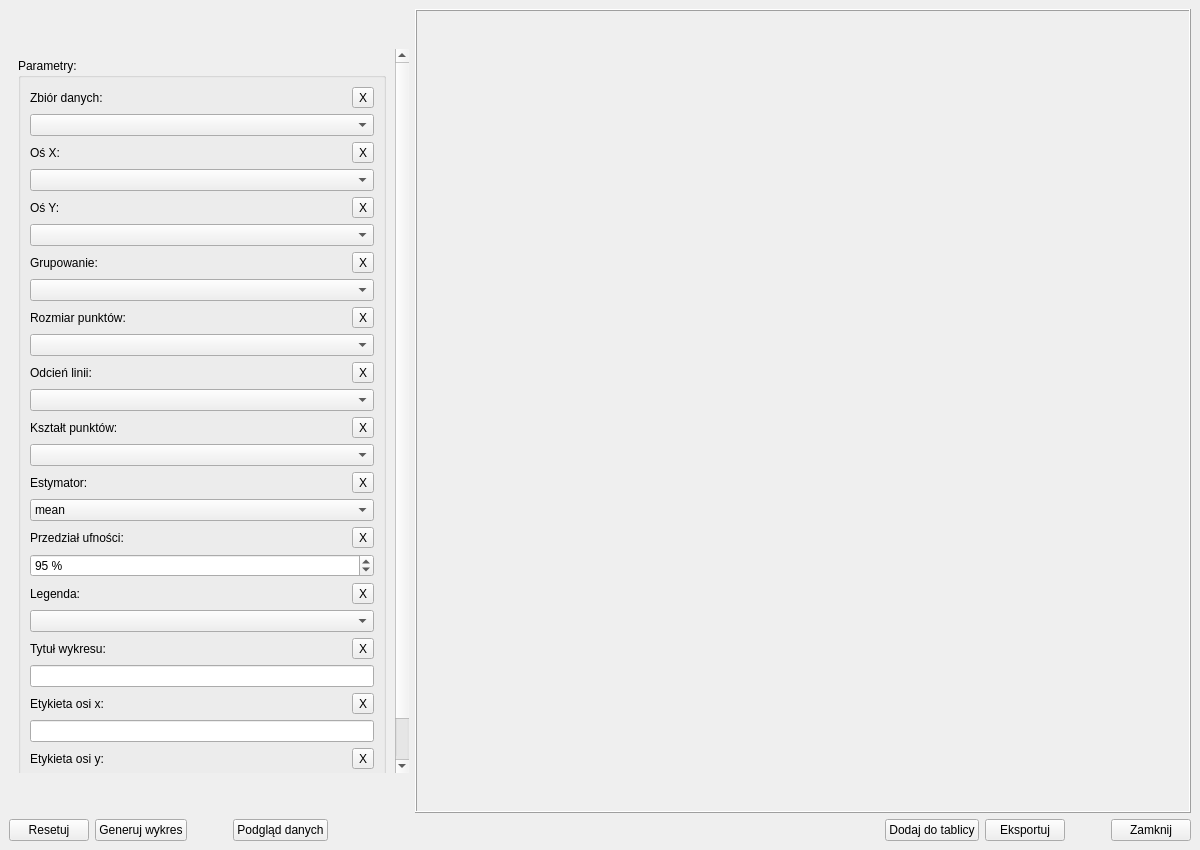
<?xml version="1.0" encoding="UTF-8"?>
<ui version="4.0">
 <class>MainWindow_Line_Plot</class>
 <widget class="QMainWindow" name="MainWindow_Line_Plot">
  <property name="windowModality">
   <enum>Qt::WindowModal</enum>
  </property>
  <property name="geometry">
   <rect>
    <x>0</x>
    <y>0</y>
    <width>1200</width>
    <height>850</height>
   </rect>
  </property>
  <property name="minimumSize">
   <size>
    <width>1200</width>
    <height>850</height>
   </size>
  </property>
  <property name="windowTitle">
   <string>Wykres liniowy</string>
  </property>
  <widget class="QWidget" name="centralwidget">
   <layout class="QVBoxLayout" name="verticalLayout_12">
    <item>
     <layout class="QHBoxLayout" name="horizontalLayout_2">
      <item>
       <layout class="QHBoxLayout" name="horizontalLayout">
        <item>
         <layout class="QVBoxLayout" name="verticalLayout_2">
          <item>
           <spacer name="verticalSpacer_2">
            <property name="orientation">
             <enum>Qt::Vertical</enum>
            </property>
            <property name="sizeType">
             <enum>QSizePolicy::Fixed</enum>
            </property>
            <property name="sizeHint" stdset="0">
             <size>
              <width>20</width>
              <height>40</height>
             </size>
            </property>
           </spacer>
          </item>
          <item>
           <widget class="QScrollArea" name="scrollArea">
            <property name="sizePolicy">
             <sizepolicy hsizetype="Fixed" vsizetype="Expanding">
              <horstretch>0</horstretch>
              <verstretch>0</verstretch>
             </sizepolicy>
            </property>
            <property name="minimumSize">
             <size>
              <width>400</width>
              <height>0</height>
             </size>
            </property>
            <property name="frameShape">
             <enum>QFrame::NoFrame</enum>
            </property>
            <property name="widgetResizable">
             <bool>true</bool>
            </property>
            <widget class="QWidget" name="scrollAreaWidgetContents">
             <property name="geometry">
              <rect>
               <x>0</x>
               <y>0</y>
               <width>383</width>
               <height>828</height>
              </rect>
             </property>
             <layout class="QVBoxLayout" name="verticalLayout_18">
              <item>
               <widget class="QGroupBox" name="groupBox">
                <property name="sizePolicy">
                 <sizepolicy hsizetype="Expanding" vsizetype="Fixed">
                  <horstretch>0</horstretch>
                  <verstretch>0</verstretch>
                 </sizepolicy>
                </property>
                <property name="title">
                 <string>Parametry:</string>
                </property>
                <layout class="QVBoxLayout" name="verticalLayout_13">
                 <item>
                  <layout class="QVBoxLayout" name="verticalLayout_3">
                   <item>
                    <layout class="QHBoxLayout" name="horizontalLayout_3">
                     <item>
                      <widget class="QLabel" name="label">
                       <property name="text">
                        <string>Zbiór danych:</string>
                       </property>
                      </widget>
                     </item>
                     <item>
                      <spacer name="horizontalSpacer">
                       <property name="orientation">
                        <enum>Qt::Horizontal</enum>
                       </property>
                       <property name="sizeHint" stdset="0">
                        <size>
                         <width>40</width>
                         <height>20</height>
                        </size>
                       </property>
                      </spacer>
                     </item>
                     <item>
                      <widget class="QToolButton" name="toolButton_Data">
                       <property name="text">
                        <string>X</string>
                       </property>
                      </widget>
                     </item>
                    </layout>
                   </item>
                   <item>
                    <widget class="QComboBox" name="comboBox_Data">
                     <property name="minimumSize">
                      <size>
                       <width>250</width>
                       <height>0</height>
                      </size>
                     </property>
                     <property name="placeholderText">
                      <string>Wybierz zbiór danych...</string>
                     </property>
                    </widget>
                   </item>
                  </layout>
                 </item>
                 <item>
                  <layout class="QVBoxLayout" name="verticalLayout">
                   <item>
                    <layout class="QHBoxLayout" name="horizontalLayout_4">
                     <item>
                      <widget class="QLabel" name="label_2">
                       <property name="text">
                        <string>Oś X:</string>
                       </property>
                      </widget>
                     </item>
                     <item>
                      <spacer name="horizontalSpacer_4">
                       <property name="orientation">
                        <enum>Qt::Horizontal</enum>
                       </property>
                       <property name="sizeHint" stdset="0">
                        <size>
                         <width>40</width>
                         <height>20</height>
                        </size>
                       </property>
                      </spacer>
                     </item>
                     <item>
                      <widget class="QToolButton" name="toolButton_X">
                       <property name="text">
                        <string>X</string>
                       </property>
                      </widget>
                     </item>
                    </layout>
                   </item>
                   <item>
                    <widget class="QComboBox" name="comboBox_X">
                     <property name="minimumSize">
                      <size>
                       <width>250</width>
                       <height>0</height>
                      </size>
                     </property>
                     <property name="placeholderText">
                      <string>Wybierz dane na osi x...</string>
                     </property>
                    </widget>
                   </item>
                  </layout>
                 </item>
                 <item>
                  <layout class="QVBoxLayout" name="verticalLayout_5">
                   <item>
                    <layout class="QHBoxLayout" name="horizontalLayout_5">
                     <item>
                      <widget class="QLabel" name="label_3">
                       <property name="text">
                        <string>Oś Y:</string>
                       </property>
                      </widget>
                     </item>
                     <item>
                      <spacer name="horizontalSpacer_5">
                       <property name="orientation">
                        <enum>Qt::Horizontal</enum>
                       </property>
                       <property name="sizeHint" stdset="0">
                        <size>
                         <width>40</width>
                         <height>20</height>
                        </size>
                       </property>
                      </spacer>
                     </item>
                     <item>
                      <widget class="QToolButton" name="toolButton_Y">
                       <property name="text">
                        <string>X</string>
                       </property>
                      </widget>
                     </item>
                    </layout>
                   </item>
                   <item>
                    <widget class="QComboBox" name="comboBox_Y">
                     <property name="minimumSize">
                      <size>
                       <width>250</width>
                       <height>0</height>
                      </size>
                     </property>
                     <property name="placeholderText">
                      <string>Wybierz dane na osi y...</string>
                     </property>
                    </widget>
                   </item>
                  </layout>
                 </item>
                 <item>
                  <layout class="QVBoxLayout" name="verticalLayout_6">
                   <item>
                    <layout class="QHBoxLayout" name="horizontalLayout_6">
                     <item>
                      <widget class="QLabel" name="label_4">
                       <property name="text">
                        <string>Grupowanie:</string>
                       </property>
                      </widget>
                     </item>
                     <item>
                      <spacer name="horizontalSpacer_6">
                       <property name="orientation">
                        <enum>Qt::Horizontal</enum>
                       </property>
                       <property name="sizeHint" stdset="0">
                        <size>
                         <width>40</width>
                         <height>20</height>
                        </size>
                       </property>
                      </spacer>
                     </item>
                     <item>
                      <widget class="QToolButton" name="toolButton_Hue">
                       <property name="text">
                        <string>X</string>
                       </property>
                      </widget>
                     </item>
                    </layout>
                   </item>
                   <item>
                    <widget class="QComboBox" name="comboBox_Hue">
                     <property name="minimumSize">
                      <size>
                       <width>250</width>
                       <height>0</height>
                      </size>
                     </property>
                     <property name="placeholderText">
                      <string>Wybierz dane według, których grupować...</string>
                     </property>
                    </widget>
                   </item>
                  </layout>
                 </item>
                 <item>
                  <layout class="QVBoxLayout" name="verticalLayout_7">
                   <item>
                    <layout class="QHBoxLayout" name="horizontalLayout_7">
                     <item>
                      <widget class="QLabel" name="label_5">
                       <property name="text">
                        <string>Rozmiar punktów:</string>
                       </property>
                      </widget>
                     </item>
                     <item>
                      <spacer name="horizontalSpacer_7">
                       <property name="orientation">
                        <enum>Qt::Horizontal</enum>
                       </property>
                       <property name="sizeHint" stdset="0">
                        <size>
                         <width>40</width>
                         <height>20</height>
                        </size>
                       </property>
                      </spacer>
                     </item>
                     <item>
                      <widget class="QToolButton" name="toolButton_Size">
                       <property name="text">
                        <string>X</string>
                       </property>
                      </widget>
                     </item>
                    </layout>
                   </item>
                   <item>
                    <widget class="QComboBox" name="comboBox_Size">
                     <property name="minimumSize">
                      <size>
                       <width>250</width>
                       <height>0</height>
                      </size>
                     </property>
                     <property name="placeholderText">
                      <string>Wybierz dane według, których ustalić rozmiar punktów...</string>
                     </property>
                    </widget>
                   </item>
                  </layout>
                 </item>
                 <item>
                  <layout class="QVBoxLayout" name="verticalLayout_15">
                   <item>
                    <layout class="QHBoxLayout" name="horizontalLayout_8">
                     <item>
                      <widget class="QLabel" name="label_6">
                       <property name="text">
                        <string>Odcień linii:</string>
                       </property>
                      </widget>
                     </item>
                     <item>
                      <spacer name="horizontalSpacer_8">
                       <property name="orientation">
                        <enum>Qt::Horizontal</enum>
                       </property>
                       <property name="sizeHint" stdset="0">
                        <size>
                         <width>40</width>
                         <height>20</height>
                        </size>
                       </property>
                      </spacer>
                     </item>
                     <item>
                      <widget class="QToolButton" name="toolButton_Style">
                       <property name="text">
                        <string>X</string>
                       </property>
                      </widget>
                     </item>
                    </layout>
                   </item>
                   <item>
                    <widget class="QComboBox" name="comboBox_Style">
                     <property name="minimumSize">
                      <size>
                       <width>250</width>
                       <height>0</height>
                      </size>
                     </property>
                     <property name="currentIndex">
                      <number>-1</number>
                     </property>
                     <property name="placeholderText">
                      <string>Wybierz odcień linii...</string>
                     </property>
                     <item>
                      <property name="text">
                       <string>deep</string>
                      </property>
                     </item>
                     <item>
                      <property name="text">
                       <string>muted</string>
                      </property>
                     </item>
                     <item>
                      <property name="text">
                       <string>bright</string>
                      </property>
                     </item>
                     <item>
                      <property name="text">
                       <string>pastel</string>
                      </property>
                     </item>
                     <item>
                      <property name="text">
                       <string>dark</string>
                      </property>
                     </item>
                     <item>
                      <property name="text">
                       <string>colorblind</string>
                      </property>
                     </item>
                     <item>
                      <property name="text">
                       <string>Reds</string>
                      </property>
                     </item>
                     <item>
                      <property name="text">
                       <string>Blues</string>
                      </property>
                     </item>
                     <item>
                      <property name="text">
                       <string>Greens</string>
                      </property>
                     </item>
                     <item>
                      <property name="text">
                       <string>Oranges</string>
                      </property>
                     </item>
                     <item>
                      <property name="text">
                       <string>Purples</string>
                      </property>
                     </item>
                     <item>
                      <property name="text">
                       <string>Greys</string>
                      </property>
                     </item>
                     <item>
                      <property name="text">
                       <string>Set1</string>
                      </property>
                     </item>
                     <item>
                      <property name="text">
                       <string>Set2</string>
                      </property>
                     </item>
                     <item>
                      <property name="text">
                       <string>Set3</string>
                      </property>
                     </item>
                    </widget>
                   </item>
                   <item>
                    <layout class="QVBoxLayout" name="verticalLayout_8">
                     <item>
                      <layout class="QHBoxLayout" name="horizontalLayout_9">
                       <item>
                        <widget class="QLabel" name="label_7">
                         <property name="text">
                          <string>Kształt punktów:</string>
                         </property>
                        </widget>
                       </item>
                       <item>
                        <spacer name="horizontalSpacer_9">
                         <property name="orientation">
                          <enum>Qt::Horizontal</enum>
                         </property>
                         <property name="sizeHint" stdset="0">
                          <size>
                           <width>40</width>
                           <height>20</height>
                          </size>
                         </property>
                        </spacer>
                       </item>
                       <item>
                        <widget class="QToolButton" name="toolButton_Markers">
                         <property name="text">
                          <string>X</string>
                         </property>
                        </widget>
                       </item>
                      </layout>
                     </item>
                     <item>
                      <widget class="QComboBox" name="comboBox_Markers">
                       <property name="minimumSize">
                        <size>
                         <width>250</width>
                         <height>0</height>
                        </size>
                       </property>
                       <property name="currentIndex">
                        <number>-1</number>
                       </property>
                       <property name="placeholderText">
                        <string>Wybierz kształt punktów...</string>
                       </property>
                       <item>
                        <property name="text">
                         <string>.</string>
                        </property>
                       </item>
                       <item>
                        <property name="text">
                         <string>,</string>
                        </property>
                       </item>
                       <item>
                        <property name="text">
                         <string>o</string>
                        </property>
                       </item>
                       <item>
                        <property name="text">
                         <string>v</string>
                        </property>
                       </item>
                       <item>
                        <property name="text">
                         <string>^</string>
                        </property>
                       </item>
                       <item>
                        <property name="text">
                         <string>&gt;</string>
                        </property>
                       </item>
                       <item>
                        <property name="text">
                         <string>&lt;</string>
                        </property>
                       </item>
                       <item>
                        <property name="text">
                         <string>+</string>
                        </property>
                       </item>
                       <item>
                        <property name="text">
                         <string>x</string>
                        </property>
                       </item>
                       <item>
                        <property name="text">
                         <string>s</string>
                        </property>
                       </item>
                       <item>
                        <property name="text">
                         <string>D</string>
                        </property>
                       </item>
                       <item>
                        <property name="text">
                         <string>-</string>
                        </property>
                       </item>
                       <item>
                        <property name="text">
                         <string>--</string>
                        </property>
                       </item>
                       <item>
                        <property name="text">
                         <string>|</string>
                        </property>
                       </item>
                       <item>
                        <property name="text">
                         <string>:</string>
                        </property>
                       </item>
                       <item>
                        <property name="text">
                         <string>*</string>
                        </property>
                       </item>
                       <item>
                        <property name="text">
                         <string>H</string>
                        </property>
                       </item>
                       <item>
                        <property name="text">
                         <string>X</string>
                        </property>
                       </item>
                      </widget>
                     </item>
                    </layout>
                   </item>
                  </layout>
                 </item>
                 <item>
                  <layout class="QVBoxLayout" name="verticalLayout_16">
                   <item>
                    <layout class="QHBoxLayout" name="horizontalLayout_15">
                     <item>
                      <widget class="QLabel" name="label_12">
                       <property name="text">
                        <string>Estymator:</string>
                       </property>
                      </widget>
                     </item>
                     <item>
                      <spacer name="horizontalSpacer_14">
                       <property name="orientation">
                        <enum>Qt::Horizontal</enum>
                       </property>
                       <property name="sizeHint" stdset="0">
                        <size>
                         <width>40</width>
                         <height>20</height>
                        </size>
                       </property>
                      </spacer>
                     </item>
                     <item>
                      <widget class="QToolButton" name="toolButton_Estimator">
                       <property name="text">
                        <string>X</string>
                       </property>
                      </widget>
                     </item>
                    </layout>
                   </item>
                   <item>
                    <widget class="QComboBox" name="comboBox_Estimator">
                     <item>
                      <property name="text">
                       <string>mean</string>
                      </property>
                     </item>
                     <item>
                      <property name="text">
                       <string>sum</string>
                      </property>
                     </item>
                     <item>
                      <property name="text">
                       <string>median</string>
                      </property>
                     </item>
                     <item>
                      <property name="text">
                       <string>std</string>
                      </property>
                     </item>
                     <item>
                      <property name="text">
                       <string>min</string>
                      </property>
                     </item>
                     <item>
                      <property name="text">
                       <string>max</string>
                      </property>
                     </item>
                     <item>
                      <property name="text">
                       <string>var</string>
                      </property>
                     </item>
                    </widget>
                   </item>
                  </layout>
                 </item>
                 <item>
                  <layout class="QVBoxLayout" name="verticalLayout_17">
                   <item>
                    <layout class="QHBoxLayout" name="horizontalLayout_16">
                     <item>
                      <widget class="QLabel" name="label_13">
                       <property name="text">
                        <string>Przedział ufności:</string>
                       </property>
                      </widget>
                     </item>
                     <item>
                      <spacer name="horizontalSpacer_15">
                       <property name="orientation">
                        <enum>Qt::Horizontal</enum>
                       </property>
                       <property name="sizeHint" stdset="0">
                        <size>
                         <width>40</width>
                         <height>20</height>
                        </size>
                       </property>
                      </spacer>
                     </item>
                     <item>
                      <widget class="QToolButton" name="toolButton_CI">
                       <property name="text">
                        <string>X</string>
                       </property>
                      </widget>
                     </item>
                    </layout>
                   </item>
                   <item>
                    <widget class="QSpinBox" name="spinBox_CI">
                     <property name="suffix">
                      <string> %</string>
                     </property>
                     <property name="minimum">
                      <number>-1</number>
                     </property>
                     <property name="maximum">
                      <number>100</number>
                     </property>
                     <property name="value">
                      <number>95</number>
                     </property>
                    </widget>
                   </item>
                  </layout>
                 </item>
                 <item>
                  <layout class="QVBoxLayout" name="verticalLayout_4">
                   <item>
                    <layout class="QHBoxLayout" name="horizontalLayout_10">
                     <item>
                      <widget class="QLabel" name="label_8">
                       <property name="text">
                        <string>Legenda:</string>
                       </property>
                      </widget>
                     </item>
                     <item>
                      <spacer name="horizontalSpacer_10">
                       <property name="orientation">
                        <enum>Qt::Horizontal</enum>
                       </property>
                       <property name="sizeHint" stdset="0">
                        <size>
                         <width>40</width>
                         <height>20</height>
                        </size>
                       </property>
                      </spacer>
                     </item>
                     <item>
                      <widget class="QToolButton" name="toolButton_Legend">
                       <property name="text">
                        <string>X</string>
                       </property>
                      </widget>
                     </item>
                    </layout>
                   </item>
                   <item>
                    <widget class="QComboBox" name="comboBox_Legend">
                     <property name="minimumSize">
                      <size>
                       <width>250</width>
                       <height>0</height>
                      </size>
                     </property>
                     <property name="currentIndex">
                      <number>-1</number>
                     </property>
                     <property name="placeholderText">
                      <string>Wybierz opcje wyświetlania legendy...</string>
                     </property>
                     <item>
                      <property name="text">
                       <string>auto</string>
                      </property>
                     </item>
                     <item>
                      <property name="text">
                       <string>brief</string>
                      </property>
                     </item>
                     <item>
                      <property name="text">
                       <string>full</string>
                      </property>
                     </item>
                     <item>
                      <property name="text">
                       <string>Brak</string>
                      </property>
                     </item>
                    </widget>
                   </item>
                  </layout>
                 </item>
                 <item>
                  <layout class="QVBoxLayout" name="verticalLayout_9">
                   <item>
                    <layout class="QHBoxLayout" name="horizontalLayout_12">
                     <item>
                      <widget class="QLabel" name="label_9">
                       <property name="text">
                        <string>Tytuł wykresu:</string>
                       </property>
                      </widget>
                     </item>
                     <item>
                      <spacer name="horizontalSpacer_11">
                       <property name="orientation">
                        <enum>Qt::Horizontal</enum>
                       </property>
                       <property name="sizeHint" stdset="0">
                        <size>
                         <width>40</width>
                         <height>20</height>
                        </size>
                       </property>
                      </spacer>
                     </item>
                     <item>
                      <widget class="QToolButton" name="toolButton_Title_Plot">
                       <property name="text">
                        <string>X</string>
                       </property>
                      </widget>
                     </item>
                    </layout>
                   </item>
                   <item>
                    <widget class="QLineEdit" name="lineEdit_Title_Plot"/>
                   </item>
                  </layout>
                 </item>
                 <item>
                  <layout class="QVBoxLayout" name="verticalLayout_10">
                   <item>
                    <layout class="QHBoxLayout" name="horizontalLayout_13">
                     <item>
                      <widget class="QLabel" name="label_10">
                       <property name="text">
                        <string>Etykieta osi x:</string>
                       </property>
                      </widget>
                     </item>
                     <item>
                      <spacer name="horizontalSpacer_12">
                       <property name="orientation">
                        <enum>Qt::Horizontal</enum>
                       </property>
                       <property name="sizeHint" stdset="0">
                        <size>
                         <width>40</width>
                         <height>20</height>
                        </size>
                       </property>
                      </spacer>
                     </item>
                     <item>
                      <widget class="QToolButton" name="toolButton_Label_X">
                       <property name="text">
                        <string>X</string>
                       </property>
                      </widget>
                     </item>
                    </layout>
                   </item>
                   <item>
                    <widget class="QLineEdit" name="lineEdit_Label_X"/>
                   </item>
                  </layout>
                 </item>
                 <item>
                  <layout class="QVBoxLayout" name="verticalLayout_11">
                   <item>
                    <layout class="QHBoxLayout" name="horizontalLayout_14">
                     <item>
                      <widget class="QLabel" name="label_11">
                       <property name="text">
                        <string>Etykieta osi y:</string>
                       </property>
                      </widget>
                     </item>
                     <item>
                      <spacer name="horizontalSpacer_13">
                       <property name="orientation">
                        <enum>Qt::Horizontal</enum>
                       </property>
                       <property name="sizeHint" stdset="0">
                        <size>
                         <width>40</width>
                         <height>20</height>
                        </size>
                       </property>
                      </spacer>
                     </item>
                     <item>
                      <widget class="QToolButton" name="toolButton_Label_Y">
                       <property name="text">
                        <string>X</string>
                       </property>
                      </widget>
                     </item>
                    </layout>
                   </item>
                   <item>
                    <widget class="QLineEdit" name="lineEdit_Label_Y"/>
                   </item>
                  </layout>
                 </item>
                </layout>
               </widget>
              </item>
             </layout>
            </widget>
           </widget>
          </item>
          <item>
           <spacer name="verticalSpacer">
            <property name="orientation">
             <enum>Qt::Vertical</enum>
            </property>
            <property name="sizeType">
             <enum>QSizePolicy::Fixed</enum>
            </property>
            <property name="sizeHint" stdset="0">
             <size>
              <width>20</width>
              <height>40</height>
             </size>
            </property>
           </spacer>
          </item>
         </layout>
        </item>
       </layout>
      </item>
      <item>
       <widget class="QFrame" name="frame">
        <property name="frameShape">
         <enum>QFrame::Box</enum>
        </property>
        <property name="frameShadow">
         <enum>QFrame::Raised</enum>
        </property>
        <layout class="QVBoxLayout" name="verticalLayout_14">
         <item>
          <widget class="QWidget" name="widget_Plot" native="true">
           <property name="sizePolicy">
            <sizepolicy hsizetype="Expanding" vsizetype="Expanding">
             <horstretch>0</horstretch>
             <verstretch>0</verstretch>
            </sizepolicy>
           </property>
          </widget>
         </item>
        </layout>
       </widget>
      </item>
     </layout>
    </item>
    <item>
     <layout class="QHBoxLayout" name="horizontalLayout_11">
      <item>
       <widget class="QPushButton" name="pushButton_Reset_Options">
        <property name="text">
         <string>Resetuj</string>
        </property>
       </widget>
      </item>
      <item>
       <widget class="QPushButton" name="pushButton_Generate_Plot">
        <property name="text">
         <string>Generuj wykres</string>
        </property>
       </widget>
      </item>
      <item>
       <spacer name="horizontalSpacer_16">
        <property name="orientation">
         <enum>Qt::Horizontal</enum>
        </property>
        <property name="sizeType">
         <enum>QSizePolicy::Fixed</enum>
        </property>
        <property name="sizeHint" stdset="0">
         <size>
          <width>40</width>
          <height>20</height>
         </size>
        </property>
       </spacer>
      </item>
      <item>
       <widget class="QPushButton" name="pushButton_Data_Preview">
        <property name="text">
         <string>Podgląd danych</string>
        </property>
       </widget>
      </item>
      <item>
       <spacer name="horizontalSpacer_2">
        <property name="orientation">
         <enum>Qt::Horizontal</enum>
        </property>
        <property name="sizeHint" stdset="0">
         <size>
          <width>40</width>
          <height>20</height>
         </size>
        </property>
       </spacer>
      </item>
      <item>
       <widget class="QPushButton" name="pushButton_Add_To_Board">
        <property name="text">
         <string>Dodaj do tablicy</string>
        </property>
       </widget>
      </item>
      <item>
       <widget class="QPushButton" name="pushButton_Export">
        <property name="text">
         <string>Eksportuj</string>
        </property>
       </widget>
      </item>
      <item>
       <spacer name="horizontalSpacer_3">
        <property name="orientation">
         <enum>Qt::Horizontal</enum>
        </property>
        <property name="sizeType">
         <enum>QSizePolicy::Fixed</enum>
        </property>
        <property name="sizeHint" stdset="0">
         <size>
          <width>40</width>
          <height>20</height>
         </size>
        </property>
       </spacer>
      </item>
      <item>
       <widget class="QPushButton" name="pushButton_Close">
        <property name="text">
         <string>Zamknij</string>
        </property>
       </widget>
      </item>
     </layout>
    </item>
   </layout>
  </widget>
 </widget>
 <resources/>
 <connections>
  <connection>
   <sender>pushButton_Close</sender>
   <signal>clicked()</signal>
   <receiver>MainWindow_Line_Plot</receiver>
   <slot>close()</slot>
   <hints>
    <hint type="sourcelabel">
     <x>1094</x>
     <y>782</y>
    </hint>
    <hint type="destinationlabel">
     <x>570</x>
     <y>402</y>
    </hint>
   </hints>
  </connection>
  <connection>
   <sender>toolButton_Data</sender>
   <signal>clicked()</signal>
   <receiver>comboBox_Data</receiver>
   <slot>clearEditText()</slot>
   <hints>
    <hint type="sourcelabel">
     <x>335</x>
     <y>79</y>
    </hint>
    <hint type="destinationlabel">
     <x>184</x>
     <y>108</y>
    </hint>
   </hints>
  </connection>
  <connection>
   <sender>toolButton_X</sender>
   <signal>clicked()</signal>
   <receiver>comboBox_X</receiver>
   <slot>clearEditText()</slot>
   <hints>
    <hint type="sourcelabel">
     <x>335</x>
     <y>139</y>
    </hint>
    <hint type="destinationlabel">
     <x>184</x>
     <y>168</y>
    </hint>
   </hints>
  </connection>
  <connection>
   <sender>toolButton_Y</sender>
   <signal>clicked()</signal>
   <receiver>comboBox_Y</receiver>
   <slot>clearEditText()</slot>
   <hints>
    <hint type="sourcelabel">
     <x>335</x>
     <y>199</y>
    </hint>
    <hint type="destinationlabel">
     <x>184</x>
     <y>228</y>
    </hint>
   </hints>
  </connection>
  <connection>
   <sender>toolButton_Hue</sender>
   <signal>clicked()</signal>
   <receiver>comboBox_Hue</receiver>
   <slot>clearEditText()</slot>
   <hints>
    <hint type="sourcelabel">
     <x>335</x>
     <y>259</y>
    </hint>
    <hint type="destinationlabel">
     <x>184</x>
     <y>288</y>
    </hint>
   </hints>
  </connection>
  <connection>
   <sender>toolButton_Title_Plot</sender>
   <signal>clicked()</signal>
   <receiver>lineEdit_Title_Plot</receiver>
   <slot>clear()</slot>
   <hints>
    <hint type="sourcelabel">
     <x>335</x>
     <y>559</y>
    </hint>
    <hint type="destinationlabel">
     <x>184</x>
     <y>588</y>
    </hint>
   </hints>
  </connection>
  <connection>
   <sender>toolButton_Style</sender>
   <signal>clicked()</signal>
   <receiver>comboBox_Style</receiver>
   <slot>clearEditText()</slot>
   <hints>
    <hint type="sourcelabel">
     <x>335</x>
     <y>379</y>
    </hint>
    <hint type="destinationlabel">
     <x>184</x>
     <y>408</y>
    </hint>
   </hints>
  </connection>
  <connection>
   <sender>toolButton_Size</sender>
   <signal>clicked()</signal>
   <receiver>comboBox_Size</receiver>
   <slot>clearEditText()</slot>
   <hints>
    <hint type="sourcelabel">
     <x>335</x>
     <y>319</y>
    </hint>
    <hint type="destinationlabel">
     <x>184</x>
     <y>348</y>
    </hint>
   </hints>
  </connection>
  <connection>
   <sender>toolButton_Markers</sender>
   <signal>clicked()</signal>
   <receiver>comboBox_Markers</receiver>
   <slot>clearEditText()</slot>
   <hints>
    <hint type="sourcelabel">
     <x>334</x>
     <y>438</y>
    </hint>
    <hint type="destinationlabel">
     <x>184</x>
     <y>467</y>
    </hint>
   </hints>
  </connection>
  <connection>
   <sender>toolButton_Label_X</sender>
   <signal>clicked()</signal>
   <receiver>lineEdit_Label_X</receiver>
   <slot>clear()</slot>
   <hints>
    <hint type="sourcelabel">
     <x>335</x>
     <y>619</y>
    </hint>
    <hint type="destinationlabel">
     <x>184</x>
     <y>648</y>
    </hint>
   </hints>
  </connection>
  <connection>
   <sender>toolButton_Legend</sender>
   <signal>clicked()</signal>
   <receiver>comboBox_Legend</receiver>
   <slot>clearEditText()</slot>
   <hints>
    <hint type="sourcelabel">
     <x>335</x>
     <y>499</y>
    </hint>
    <hint type="destinationlabel">
     <x>184</x>
     <y>528</y>
    </hint>
   </hints>
  </connection>
  <connection>
   <sender>toolButton_Label_Y</sender>
   <signal>clicked()</signal>
   <receiver>lineEdit_Label_Y</receiver>
   <slot>clear()</slot>
   <hints>
    <hint type="sourcelabel">
     <x>335</x>
     <y>679</y>
    </hint>
    <hint type="destinationlabel">
     <x>184</x>
     <y>708</y>
    </hint>
   </hints>
  </connection>
  <connection>
   <sender>toolButton_Estimator</sender>
   <signal>clicked()</signal>
   <receiver>comboBox_Estimator</receiver>
   <slot>clearEditText()</slot>
   <hints>
    <hint type="sourcelabel">
     <x>335</x>
     <y>469</y>
    </hint>
    <hint type="destinationlabel">
     <x>184</x>
     <y>497</y>
    </hint>
   </hints>
  </connection>
  <connection>
   <sender>toolButton_CI</sender>
   <signal>clicked()</signal>
   <receiver>spinBox_CI</receiver>
   <slot>clear()</slot>
   <hints>
    <hint type="sourcelabel">
     <x>335</x>
     <y>528</y>
    </hint>
    <hint type="destinationlabel">
     <x>184</x>
     <y>556</y>
    </hint>
   </hints>
  </connection>
 </connections>
</ui>
